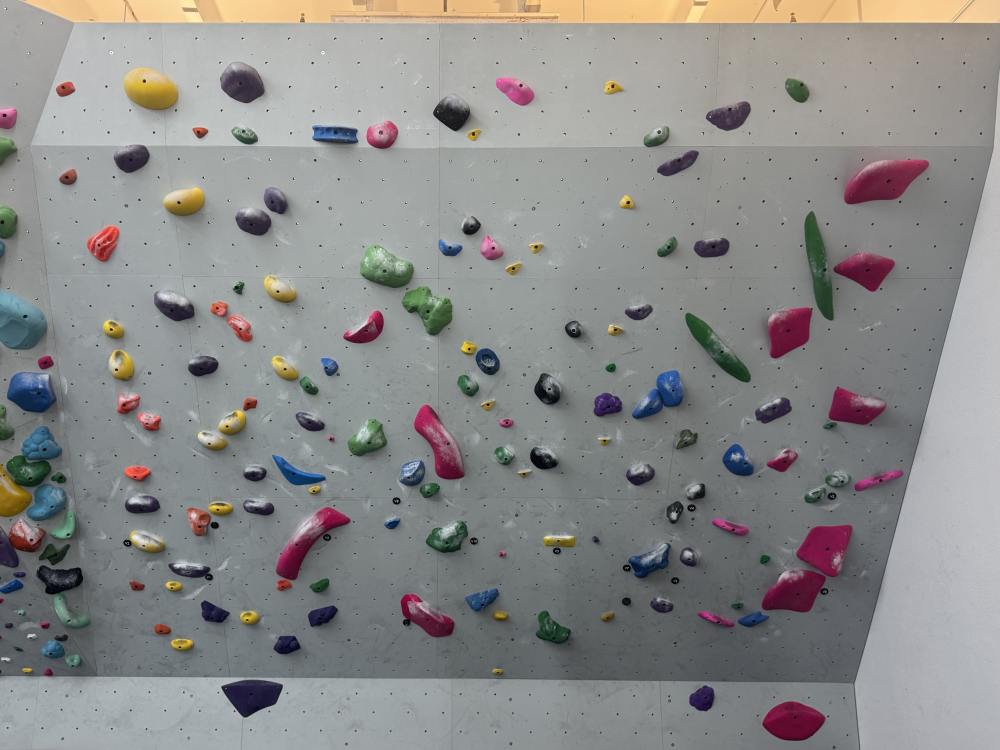
#> input picture SimpleRoutes.jpg, 4997 x 3748 px (shown at 1/5 size)
$ python ImageImport.py
#> lines starting #> are read from the running program, lines starting #| are printed output that depends on the picture; after the words box and inside, x2 and y2 are one past the last pixel; in counts of white or black regions, pixels touching at a corner belong together
### utils.py
import cv2

""" Definition "SHOW" to take inputted image and show it as a resized image to fit into the
    screen without changing the resolution may be used in another script
    name    --> Inputted name arbitrarily given by user
    img     --> Given image to scale (will change one needing grayscale)
    max_dim --> Maximum size that we want the window this is set to 1000
    scale   --> Will resize to be half, but if the scale is less than one the resolution
                will not be changed as we don't want to make the image too small if it already
                fits the screen"""
def show(name, img, max_dim=1000):
    h, w = img.shape[:2]
    scale = max_dim / max(h, w)
    if scale < 1:  # only shrink, don't upscale small images
        display_img = cv2.resize(img, (int(w * scale), int(h * scale)))
    else:
        display_img = img
    cv2.imshow(name, display_img)

### ImageImport.py
import cv2
import numpy as np
import utils

path = ""

""" Definition "ENHANCECONTRAST" applies CLAHE (adaptive local contrast boosting) to a
    grayscale image before edge detection. This helps recover edges in areas where chalk
    dust has washed out contrast between the hold and background, since CLAHE boosts
    contrast locally rather than globally.
    gray        --> input grayscale image
    clip_limit  --> how aggressively to boost contrast (higher = more aggressive) """
def enhanceContrast(gray, clip_limit=1.25):
    clahe = cv2.createCLAHE(clipLimit=clip_limit, tileGridSize=(10, 10))
    return clahe.apply(gray)


""" Definition "FILTERSMALLCONTOURS" to remove small edge contours (like bolts/hardware)
    from an edge map, keeping only contours above a minimum area. This works regardless
    of hold color/vibrancy since it filters purely by physical size, not saturation.
    edges       --> binary edge map (output of Canny)
    min_area    --> minimum contour area (in pixels) to keep; tune this against your
                    actual bolt size vs hold size in the image """
def filterSmallContours(edges, min_area):
    contours, _ = cv2.findContours(edges, cv2.RETR_EXTERNAL, cv2.CHAIN_APPROX_SIMPLE)
    filtered = np.zeros_like(edges)
    for c in contours:
        if cv2.contourArea(c) >= min_area:
            cv2.drawContours(filtered, [c], -1, 255, thickness=cv2.FILLED)
    return filtered


""" Definition "FINDWALLTOP" scans an edge map for long, near-horizontal lines using the
    Hough transform, and returns the y-coordinate of the topmost strong horizontal line
    found (assumed to be the top edge of the wall/ceiling boundary).
    edges           --> binary edge map
    min_line_length --> minimum pixel length to count as a real structural line, not noise
    max_angle_deg   --> maximum deviation from perfectly horizontal (in degrees) to accept """
def findWallTop(edges, min_line_length=600, max_angle_deg=2):
    lines = cv2.HoughLinesP(edges, 1, np.pi / 180, threshold=100,
                             minLineLength=min_line_length, maxLineGap=20)
    if lines is None:
        return None

    lines = lines.reshape(-1, 4)

    horizontal_ys = []
    for x1, y1, x2, y2 in lines:
        angle = np.degrees(np.arctan2(y2 - y1, x2 - x1))
        if abs(angle) <= max_angle_deg:
            horizontal_ys.append(min(y1, y2))

    if not horizontal_ys:
        return None

    return min(horizontal_ys)  # topmost horizontal line


""" Definition "MASKABOVELINE" blacks out everything above a given y-coordinate in an image,
    used to remove ceiling/background clutter above the top of the wall.
    img     --> input image (any number of channels)
    y_line  --> y-coordinate; everything above this row will be zeroed out """
def maskAboveLine(img, y_line):
    result = img.copy()
    result[:y_line, ...] = 0
    return result

""" Definition "WALLCOLORMASK" estimates the wall's color as the most common (mode) color
    across the whole image, since the wall should occupy more pixels than any individual
    hold color, regardless of framing. Then creates a mask of every pixel that differs
    meaningfully from that color. Uses LAB color space since it separates brightness from
    color direction, which catches pastel/light-colored holds that are close in brightness
    to a gray wall but still clearly different in color.
    img             --> input color image (BGR)
    distance_thresh --> how far (in LAB distance) a pixel must be from wall color to count
                        as "hold," not "wall" """
def wallColorMask(img, distance_thresh=8):
    lab = cv2.cvtColor(img, cv2.COLOR_BGR2LAB).astype(np.float32)

    small = cv2.resize(lab, (100, 100), interpolation=cv2.INTER_AREA)
    pixels = small.reshape(-1, 3)

    rounded = np.round(pixels / 4) * 4
    values, counts = np.unique(rounded, axis=0, return_counts=True)
    wall_color = values[np.argmax(counts)]

    diff = np.linalg.norm(lab[:, :, 1:3] - wall_color[1:3], axis=2)

    # # Find what color is mostly seen
    # print("Wall color (LAB):", wall_color)
    # print("Diff min/max/mean:", diff.min(), diff.max(), diff.mean())
    # print("Percent of pixels above threshold:", (diff > distance_thresh).mean() * 100, "%")

    mask = (diff > distance_thresh).astype(np.uint8) * 255

    return mask

""" Definition "GRAYANDEDGEDETECT" to take the image that was inputted and then to convert
    it into a grayscale image and do an edge detection on it to create the outline of the holds
    this will later be implemented to define where hold are to layer the color on top of the
    gray image for clear route reading
    img     --> input image to then manipulate color and grab edges """
def grayAndEdgeDetect(img):
    # Create gray image from colored image
    gray = cv2.cvtColor(img, cv2.COLOR_BGR2GRAY)

    # Boost local contrast so chalk-covered areas still produce usable edges
    enhanced = enhanceContrast(gray)

    # Gaussian blur for edge detection
    blur = cv2.GaussianBlur(enhanced, (5, 5), 0)

    # Edge detect
    edges = cv2.Canny(blur, threshold1=100, threshold2=150)

    # Remove small contours (bolts/hardware), keep only larger hold-sized shapes
    kernel = np.ones((10, 10), np.uint8)
    closed = cv2.morphologyEx(edges, cv2.MORPH_CLOSE, kernel)
    holdEdges = filterSmallContours(closed, min_area=270)

    #catch pastel/low-contrast holds via color distance from wall
    colorMask = wallColorMask(img)
    colorMask = filterSmallContours(colorMask, min_area=270)  # apply same bolt-size filter

    combined = cv2.bitwise_or(holdEdges, colorMask)

    # Find the top-of-wall line and mask out everything above it
    wall_top_y = findWallTop(edges)
    if wall_top_y is not None:
        holdEdges = maskAboveLine(holdEdges, wall_top_y)
    else:
        print("No strong horizontal line found for wall top — skipping crop.")

    return [gray, edges, combined]


if __name__ == "__main__":
    path = "SimpleRoutes.jpg"

    image = cv2.imread(path)
#> image is the input picture: shape (3748, 4997, 3); mean B, G, R 137.7, 138.8, 139.1
    if image is None:
        raise FileNotFoundError(f"Couldn't load image at {path}")

    filtered = grayAndEdgeDetect(image)
#> in grayAndEdgeDetect, `edges = cv2.Canny(blur, threshold1=100, threshold2=150)`:
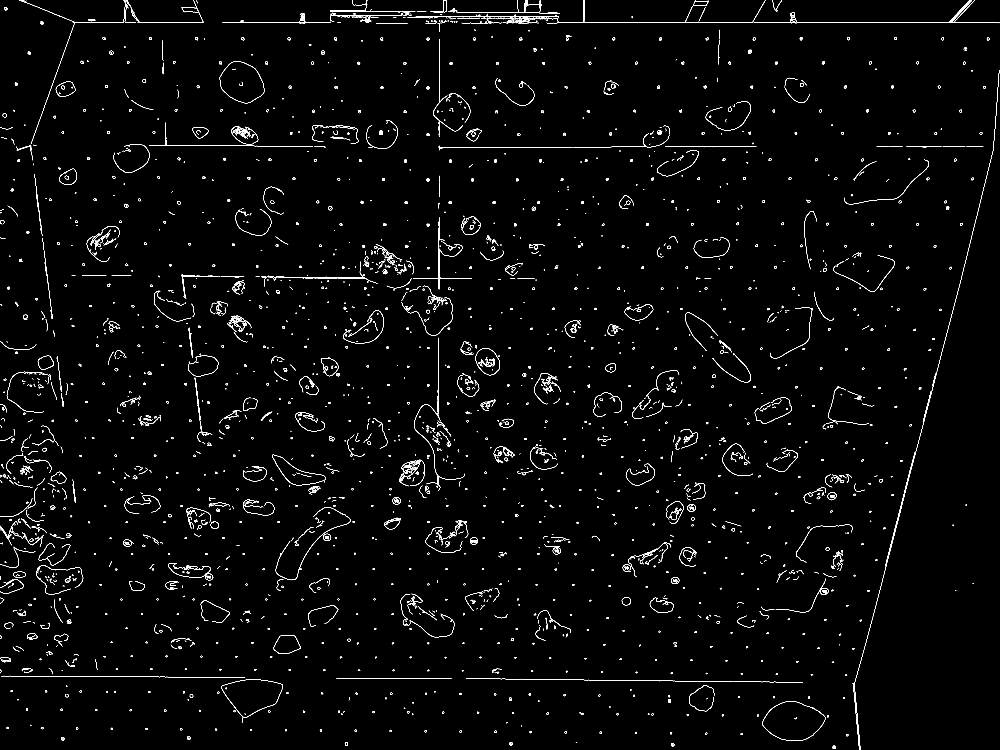
#> edges: shape (3748, 4997) (shown at 1/5 size); 0.88% white in thin lines or dots
#> in grayAndEdgeDetect, `closed = cv2.morphologyEx(edges, cv2.MORPH_CLOSE, kernel)`: closed: shape (3748, 4997); 1.9% white; 1673 white regions (187 under 20 px)
#> in filterSmallContours, `contours, _ = cv2.findContours(edges, cv2.RETR_EXTERNAL, cv2.CHAIN_APP..`: contours = 1652 contours, 501 with area under 20; largest, box (x1, y1, x2, y2) and area: (1112, 0, 4997, 119) 47698, (1106, 3398, 1416, 3616) 38411, (1100, 308, 1324, 517) 33605, (1717, 1553, 1920, 1719) 16223, (1362, 2274, 1631, 2428) 16174
#> after the loop in filterSmallContours, `for c in contours:`: filtered: shape (3748, 4997); 2.6% white; 163 white regions, largest, box (x1, y1, x2, y2) and area: (1112, 0, 4997, 119) 53340, (1106, 3398, 1416, 3616) 38815, (1100, 308, 1324, 517) 33899
#> in wallColorMask, `lab = cv2.cvtColor(img, cv2.COLOR_BGR2LAB).astype(np.float32)`:
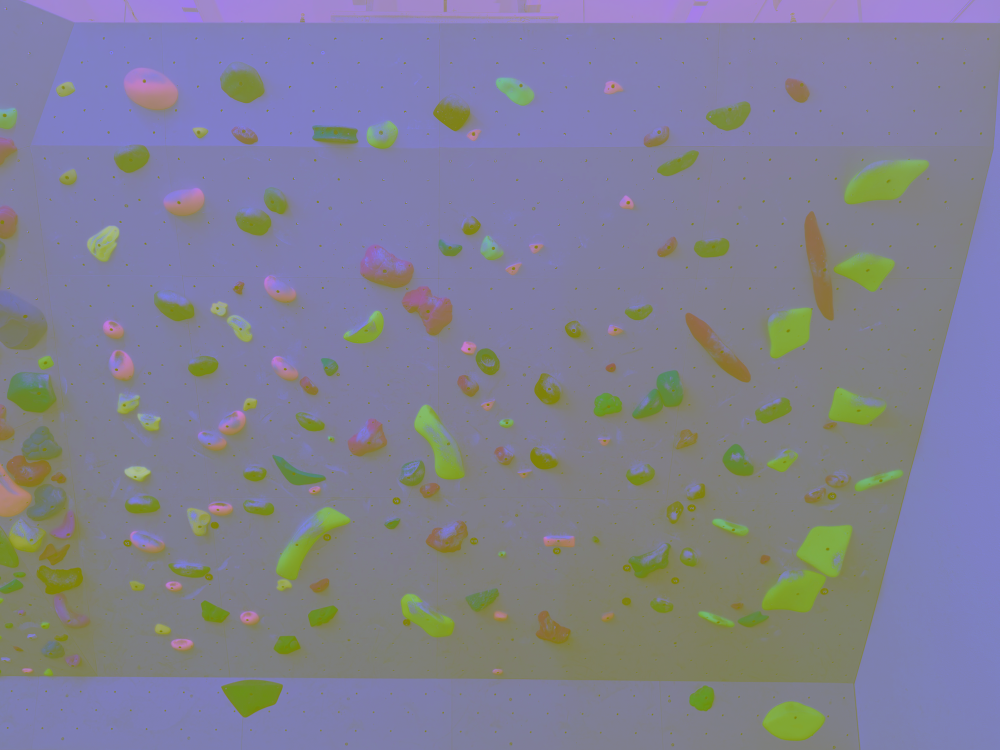
#> lab: shape (3748, 4997, 3) float32 (shown at 1/5 size); mean B, G, R 144.4, 118, 115.1
#> in wallColorMask, `small = cv2.resize(lab, (100, 100), interpolation=cv2.INTER_AREA)`:
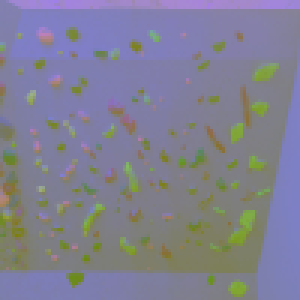
#> small: shape (100, 100, 3) float32 (shown 3 times larger); mean B, G, R 146.9, 128.2, 128.7
#> in wallColorMask, `values, counts = np.unique(rounded, axis=0, return_counts=True)`: values = 1190 rows, first 8: [8, 128, 124], [16, 136, 108], [20, 136, 112], [24, 128, 124], [24, 136, 112], [24, 136, 116], [24, 140, 108], [28, 120, 132]; counts = 1190 values, max 300 at index 1123, min 1 at index 0, mean 8.4
#> in wallColorMask, `wall_color = values[np.argmax(counts)]`: wall_color = [196, 128, 128]
#> in wallColorMask, `mask = (diff > distance_thresh).astype(np.uint8) * 255`:
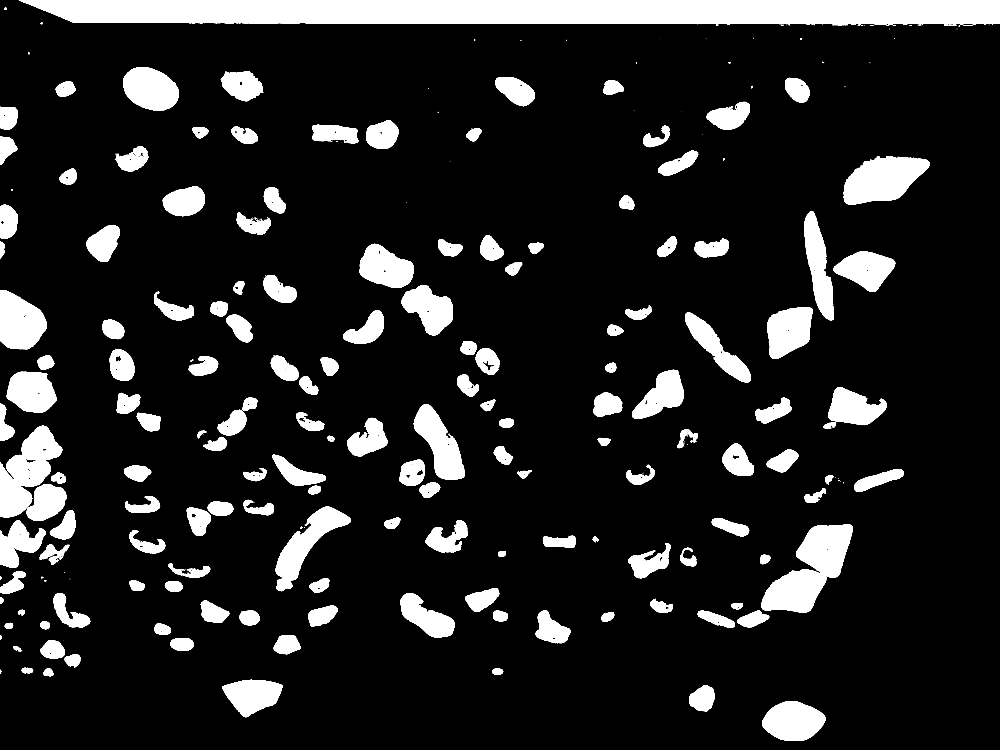
#> mask: shape (3748, 4997) (shown at 1/5 size); 13.1% white; 662 white regions (472 under 20 px)
#> in filterSmallContours (call 2), `contours, _ = cv2.findContours(edges, cv2.RETR_EXTERNAL, cv2.CHAIN_APP..`: contours = 635 contours, 465 with area under 20; largest, box (x1, y1, x2, y2) and area: (94, 0, 4997, 124) 552593, (3808, 2622, 4264, 3063) 98819, (0, 2129, 311, 2586) 73706, (4218, 780, 4648, 1023) 68906, (1379, 2533, 1755, 2956) 51285
#> the loop in filterSmallContours (call 2), `for c in contours:` made 635 passes
#> c on passes 8, 9, 11: [[397, 3312]], [[290, 3291]], [[111, 3253]]
#> after the loop in filterSmallContours (call 2), `for c in contours:`: filtered: shape (3748, 4997); 13.2% white; 151 white regions, largest, box (x1, y1, x2, y2) and area: (94, 0, 4997, 124) 557676, (3808, 2622, 4264, 3063) 99661, (0, 2129, 311, 2586) 74471
#> in grayAndEdgeDetect, `combined = cv2.bitwise_or(holdEdges, colorMask)`:
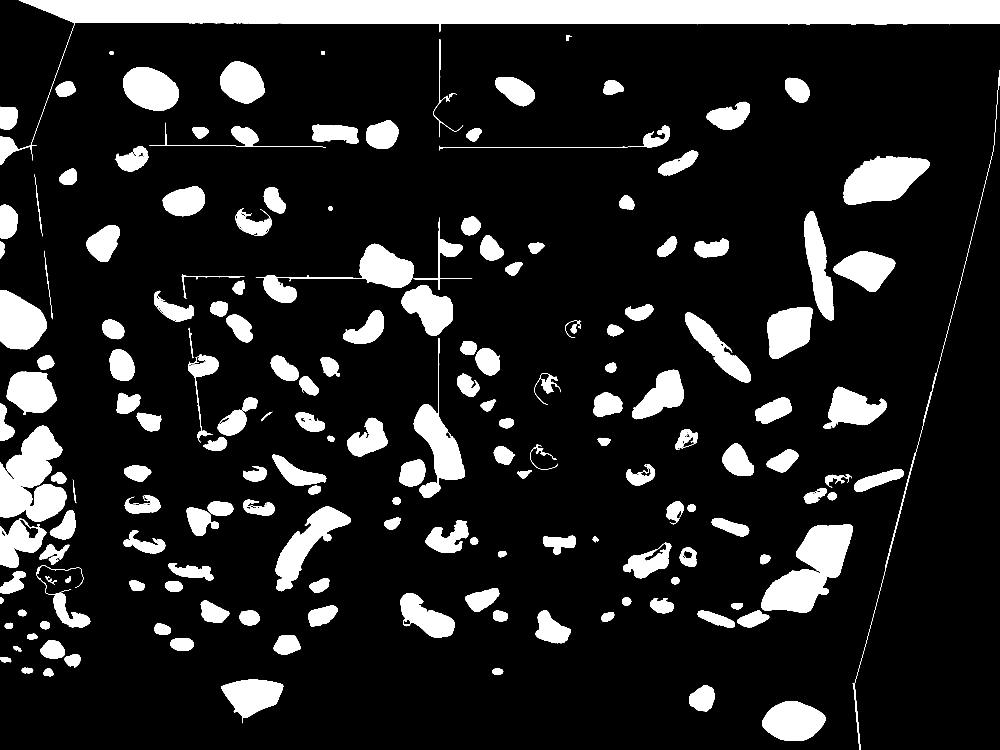
#> combined: shape (3748, 4997) (shown at 1/5 size); 13.9% white; 172 white regions, largest, box (x1, y1, x2, y2) and area: (0, 0, 4997, 824) 566788, (3808, 2622, 4264, 3064) 100949, (0, 2129, 332, 2608) 99834
#> in findWallTop, `lines = cv2.HoughLinesP(edges, 1, np.pi / 180, threshold=100, minLineL..`: lines = [[3115, 113, 4057, 113], [4145, 112, 4769, 112], [4785, 1475, 4968, 741], [178, 916, 257, 1556]]
#> the loop in findWallTop, `for x1, y1, x2, y2 in lines:` made 4 passes
#> (x1, y1, x2, y2, angle) on passes 1 to 4: (3115, 113, 4057, 113, 0), (4145, 112, 4769, 112, 0), (4785, 1475, 4968, 741, -76), (178, 916, 257, 1556, 82.96)
#> after the loop in findWallTop, `for x1, y1, x2, y2 in lines:`: horizontal_ys = [113, 112]
#> in grayAndEdgeDetect, `wall_top_y = findWallTop(edges)`: wall_top_y = 112
#> in maskAboveLine, `result[:y_line, ...] = 0`:
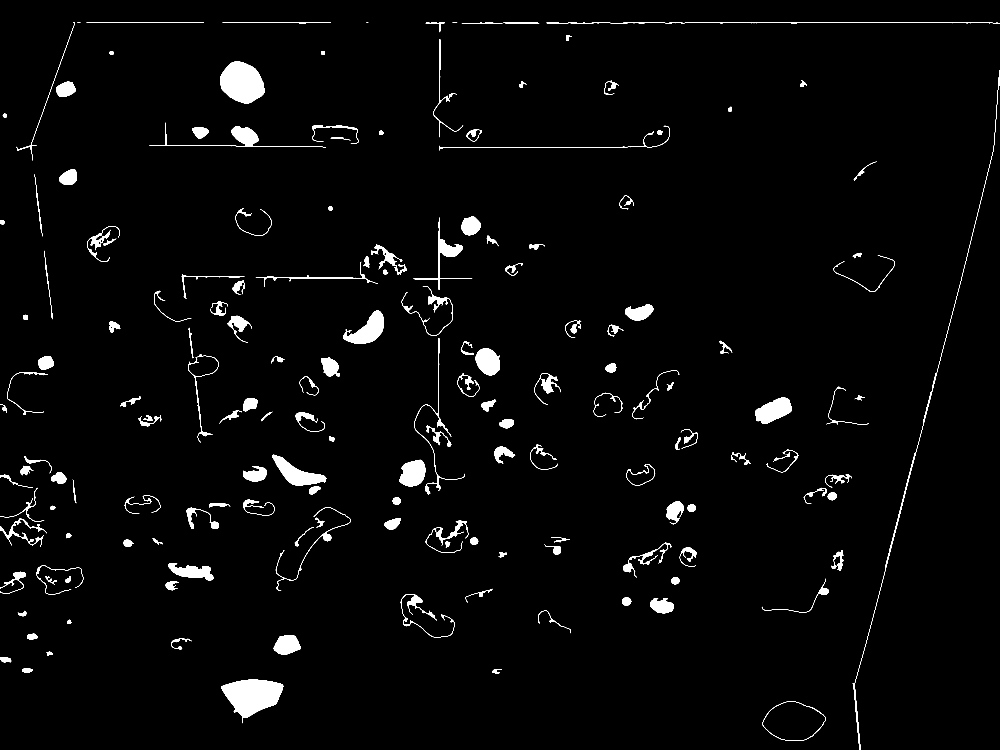
#> result: shape (3748, 4997) (shown at 1/5 size); 2.3% white; 170 white regions (2 under 20 px), largest, box (x1, y1, x2, y2) and area: (1106, 3398, 1416, 3616) 38815, (1100, 308, 1324, 517) 33899, (1717, 1553, 1920, 1719) 16543
#> filtered = 3 items
    cv2.imwrite("gray_layer.png", filtered[0])
    cv2.imwrite("edges_layer.png", filtered[1])
    cv2.imwrite("hold_edges_layer.png", filtered[2])

    utils.show("Wall", image)
    utils.show("Gray", filtered[0])
    utils.show("Edge", filtered[1])
    utils.show("Total Filtering", filtered[2])
#> call 4 of show, with name = 'Total Filtering', max_dim = 1000
#> in show (call 4), `display_img = cv2.resize(img, (int(w * scale), int(h * scale)))`:
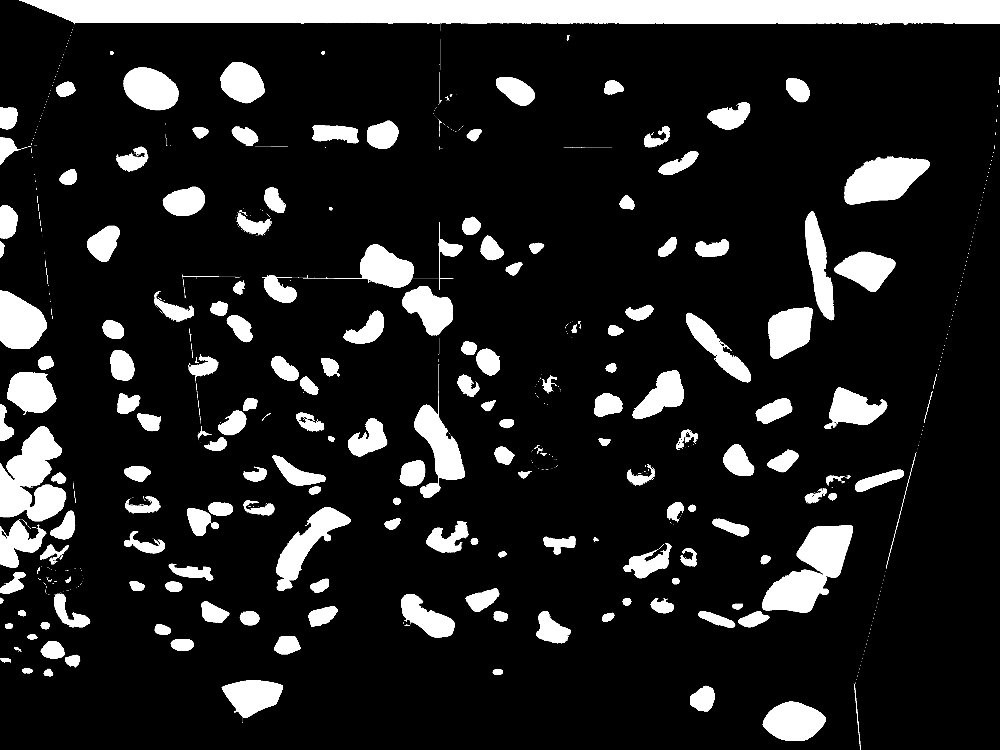
#> display_img: shape (750, 1000); min 0, max 255, mean 35.3
    cv2.waitKey(0)
    cv2.destroyAllWindows()
